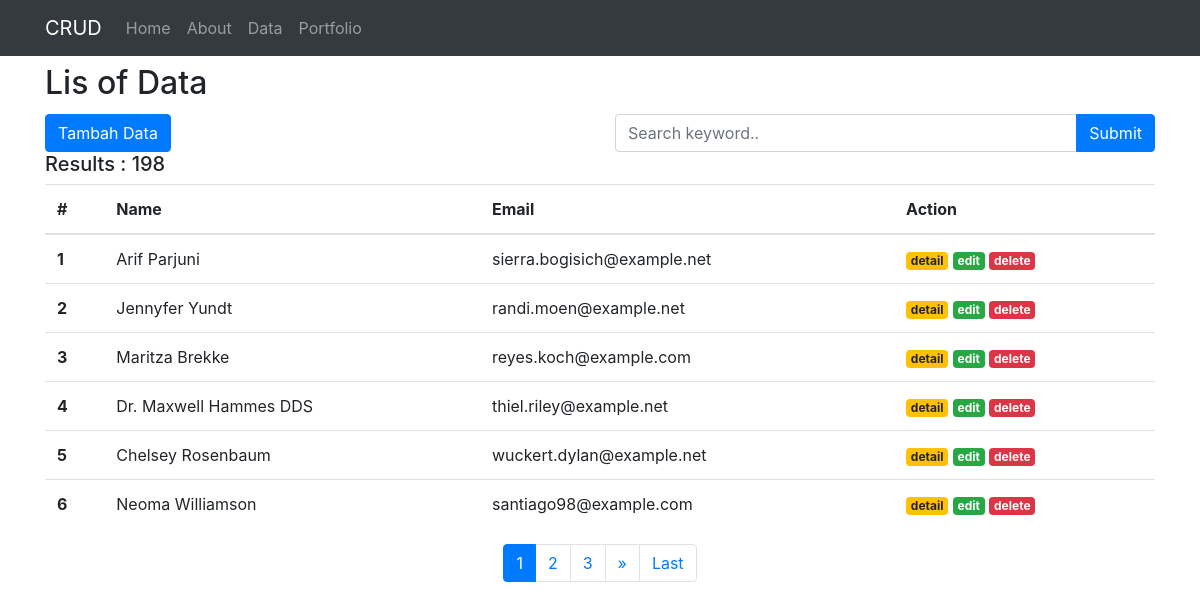
/index.php/data, run on the app's committed database.
### tables this page shows
CREATE TABLE `peoples` (
  `id` int(9) UNSIGNED NOT NULL,
  `name` varchar(100) NOT NULL,
  `address` varchar(255) NOT NULL,
  `email` varchar(100) NOT NULL
);

### application/controllers/Data.php (called while the page is built, shortened)
<?php
class Data extends CI_Controller
{
    public function __construct()
    {
        $this->load->model('Data_model');
        $this->load->library('form_validation');
    }
    public function index()
    {
        $data['title'] = 'Data Page';
        $this->load->library('pagination');
        if ($this->input->post('submit')) {
            $data['keyword'] = $this->input->post('keyword');
            $this->session->set_userdata('keyword', $data['keyword']);
        } else {
            $data['keyword'] = $this->session->userdata('keyword');
        }
        $this->db->like('name', $data['keyword']);
        $this->db->or_like('email', $data['keyword']);
        $this->db->from('peoples');
        $config['total_rows'] = $this->db->count_all_results();
        $data['total_rows'] = $config['total_rows'];
        $config['per_page'] = 6;
        $data['start'] = $this->uri->segment(3);
        $data['peoples'] = $this->Data_model->getData($config['per_page'], $data['start'], $data['keyword']);
        $this->load->view('templates/header', $data);
        $this->load->view('data/index', $data);
        $this->load->view('templates/footer');
    }
}

### index.php (called while the page is built, shortened)
<?php
require_once BASEPATH.'core/CodeIgniter.php';

### application/config/config.php (called while the page is built, shortened)
<?php
$config['base_url'] = 'http://localhost/crud/';
$config['index_page'] = '';
$config['uri_protocol']	= 'REQUEST_URI';
$config['url_suffix'] = '';
$config['language']	= 'english';
$config['charset'] = 'UTF-8';
$config['enable_hooks'] = FALSE;
$config['subclass_prefix'] = 'MY_';
$config['composer_autoload'] = FALSE;
$config['permitted_uri_chars'] = 'a-z 0-9~%.:_\-';
$config['enable_query_strings'] = FALSE;
$config['controller_trigger'] = 'c';
$config['function_trigger'] = 'm';
$config['directory_trigger'] = 'd';
$config['allow_get_array'] = TRUE;
$config['log_threshold'] = 0;
$config['log_path'] = '';
$config['log_file_extension'] = '';
$config['log_file_permissions'] = 0644;
$config['log_date_format'] = 'Y-m-d H:i:s';
$config['error_views_path'] = '';
$config['cache_path'] = '';
$config['cache_query_string'] = FALSE;
$config['encryption_key'] = '';
$config['sess_driver'] = 'files';
$config['sess_cookie_name'] = 'ci_session';
$config['sess_expiration'] = 7200;
$config['sess_save_path'] = NULL;
$config['sess_match_ip'] = FALSE;
$config['sess_time_to_update'] = 300;
$config['sess_regenerate_destroy'] = FALSE;
$config['cookie_prefix']	= '';
$config['cookie_domain']	= '';
$config['cookie_path']		= '/';
$config['cookie_secure']	= FALSE;
$config['cookie_httponly'] 	= FALSE;
$config['standardize_newlines'] = FALSE;
$config['global_xss_filtering'] = FALSE;
$config['csrf_protection'] = FALSE;
$config['csrf_token_name'] = 'csrf_test_name';
$config['csrf_cookie_name'] = 'csrf_cookie_name';
$config['csrf_expire'] = 7200;
$config['csrf_regenerate'] = TRUE;
$config['csrf_exclude_uris'] = array();
$config['compress_output'] = FALSE;
$config['time_reference'] = 'local';
$config['rewrite_short_tags'] = FALSE;
$config['proxy_ips'] = '';

### application/models/Data_model.php (called while the page is built, shortened)
<?php
class Data_model extends CI_model
{
    public function getData($limit, $start, $keyword = null)
    {
        $this->db->order_by('id', 'DESC');
        return $this->db->get('peoples', $limit, $start)->result_array();
    }
}

### application/views/data/index.php (the view, shortened to what this page needs)
<div class="container pt-3 pb-3 justify-content-center">
    <h2>Lis of Data</h2>
    <div class="row mt-1">
        <div class="col-md-6">
            <a href="<?= base_url('data/tambah') ?>" class="btn btn-primary">Tambah Data</a>
        </div>
        <div class="col-md-6">
            <form action="<?= base_url('data'); ?>" method="post">
                <div class="input-group">
                    <input type="text" class="form-control" placeholder="Search keyword.." name="keyword" autocomplete="off" autofocus>
                    <div class="input-group-append">
                        <input class="btn btn-primary" type="submit" name="submit">
                    </div>
                </div>
            </form>
        </div>
    </div>
    <div class="row">
        <div class="col-lg">
            <h5>Results : <?= $total_rows; ?></h5>
            <table class="table table-hover">
                <thead>
                    <tr>
                        <th scope="col">#</th>
                        <th scope="col">Name</th>
                        <th scope="col">Email</th>
                        <th scope="col">Action</th>
                    </tr>
                </thead>
                <tbody>
                    <?php $i = 1; foreach($peoples as $peoples) : ?>
                        <tr>
                            <th scope="row"><?= ++$start; ?></th>
                            <td><?= $peoples['name']; ?></td>
                            <td><?= $peoples['email']; ?></td>
                            <td>
                                <a class="badge badge-warning" href="<?= base_url('data/detail/'); ?><?= $peoples['id']; ?>">detail</a>
                                <a class="badge badge-success" href="<?= base_url('data/ubah/'); ?><?= $peoples['id']; ?>">edit</a>
                                <a class="badge badge-danger" href="<?= base_url('data/hapus/'); ?><?= $peoples['id']; ?>" onclick="return confirm('yakin?');">delete</a>
                            </td>
                        </tr>
                    <?php endforeach; ?>
                </tbody>
            </table>
            <?= $this->pagination->create_links(); ?>
        </div>
    </div>
</div>

### application/config/pagination.php (shortened to what this page needs)
<?php
$config['base_url'] = 'http://localhost/crud/data/index';
$config['num_links'] = 2;
$config['full_tag_open'] = '<nav><ul class="pagination justify-content-center">';
$config['full_tag_close'] = '</ul></nav>';
$config['first_link'] = 'First';
$config['first_tag_open'] = '<li class="page-item">';
$config['first_tag_close'] = '</li>';
$config['last_link'] = 'Last';
$config['last_tag_open'] = '<li class="page-item">';
$config['last_tag_close'] = '</li>';
$config['next_link'] = '&raquo';
$config['next_tag_open'] = '<li class="page-item">';
$config['next_tag_close'] = '</li>';
$config['cur_tag_open'] = '<li class="page-item active"><a class="page-link" href="#">';
$config['cur_tag_close'] = '</a></li>';
$config['num_tag_open'] = '<li class="page-item">';
$config['num_tag_close'] = '</li>';

### application/views/templates/header.php (shortened to what this page needs)
<!doctype html>
<html lang="en">
<head>
<link rel="stylesheet" href="<?= base_url('assets/css/'); ?>bootstrap.css">
</head>
<body class="mt-5">
    <nav class="navbar navbar-expand-lg fixed-top navbar-dark bg-dark">
        <div class="container">
            <a class="navbar-brand" href="<?= base_url(); ?>">CRUD</a>
            <div class="collapse navbar-collapse" id="navbarNav">
                <ul class="navbar-nav">
                    <li class="nav-item">
                        <a class="nav-link" href="<?= base_url(); ?>">Home <span class="sr-only">(current)</span></a>
                    </li>
                    <li class="nav-item">
                        <a class="nav-link" href="<?= base_url('home/about'); ?>">About</a>
                    </li>
                    <li class="nav-item">
                        <a class="nav-link" href="<?= base_url('data'); ?>">Data</a>
                    </li>
                    <li class="nav-item">
                        <a class="nav-link" href="<?= base_url('home/portfolio'); ?>">Portfolio</a>
                    </li>
                </ul>
            </div>
        </div>
    </nav>

### application/views/templates/footer.php (shortened to what this page needs)
</body>
</html>

### data on the page
peoples: name "Arif Parjuni", email "sierra.bogisich@example.net"
peoples: name "Jennyfer Yundt", email "randi.moen@example.net"
peoples: name "Maritza Brekke", email "reyes.koch@example.com"
peoples: name "Dr. Maxwell Hammes DDS", email "thiel.riley@example.net"
peoples: name "Chelsey Rosenbaum", email "wuckert.dylan@example.net"
peoples: name "Neoma Williamson", email "santiago98@example.com"

### other printed values
$total_rows "198"
$this->pagination->create_links() "1 2 3 » Last"
